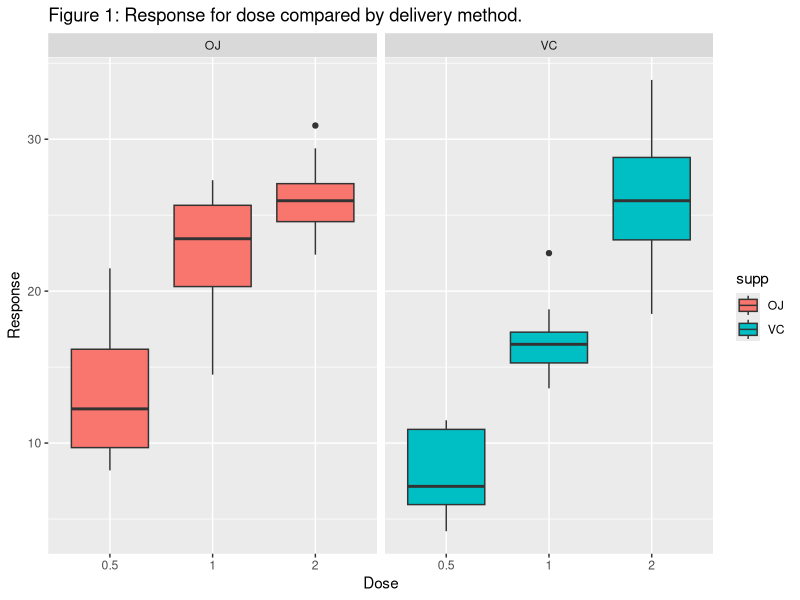
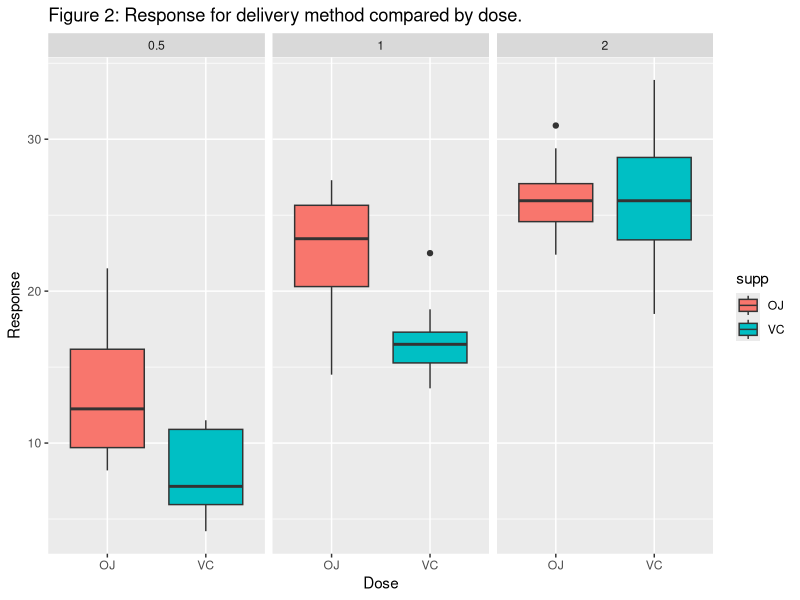

Recreate these plots in R, in order. (Note: this script raises an error after producing the figures.)
## ---- chunk 1
require(ggplot2)

ggplot(ToothGrowth, aes(factor(dose),len)) + 
  geom_boxplot( aes(fill=supp)) + 
  facet_grid(.~supp) +
  labs(
    title="Figure 1: Response for dose compared by delivery method.",
    x = "Dose",
    y = "Response"
  )
## ---- chunk 2
ggplot( ToothGrowth, aes(factor(supp), len) ) + 
  geom_boxplot( aes(fill=supp)) + 
  facet_grid(.~dose) + 
  labs(
    title="Figure 2: Response for delivery method compared by dose.",
    x = "Dose",
    y = "Response"
  )
## ---- chunk 3
require(dplyr)

ToothGrowth %>% 
  group_by(supp,dose) %>% 
  summarise(mean = mean(len), sd = sd(len))
## ---- chunk 4
str(ToothGrowth)
## ---- chunk 5
t.test( 
  len ~ dose, 
  paired = FALSE, 
  var.equal = FALSE, 
  data = subset(ToothGrowth, dose %in% c(0.5, 1.0))
)
## ---- chunk 6
t.test( 
  len ~ dose, 
  paired = FALSE, 
  var.equal = FALSE, 
  data = subset(ToothGrowth, dose %in% c(0.5, 2.0))
)
## ---- chunk 7
t.test( 
  len ~ dose, 
  paired = FALSE, 
  var.equal = FALSE, 
  data = subset(ToothGrowth, dose %in% c(1.0, 2.0))
)
## ---- chunk 8
t.test( 
  len ~ supp, 
  paired = FALSE, 
  var.equal = FALSE, 
  data = subset(ToothGrowth, dose == 0.5)
)
## ---- chunk 9
t.test( 
  len ~ supp, 
  paired = FALSE, 
  var.equal = FALSE, 
  data = subset(ToothGrowth, dose == 1.0)
)
## ---- chunk 10
t.test( 
  len ~ supp, 
  paired = FALSE, 
  var.equal = FALSE, 
  data = subset(ToothGrowth, dose == 2.0)
)
